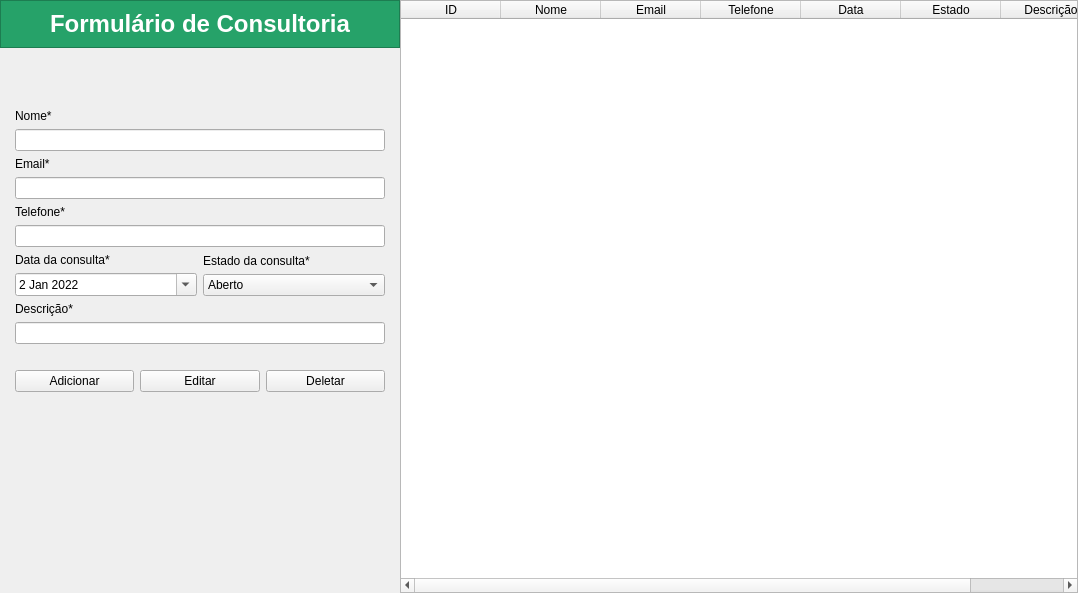
<?xml version="1.0" encoding="UTF-8"?>
<ui version="4.0">
 <class>MainWindow</class>
 <widget class="QMainWindow" name="MainWindow">
  <property name="geometry">
   <rect>
    <x>0</x>
    <y>0</y>
    <width>1078</width>
    <height>593</height>
   </rect>
  </property>
  <property name="windowTitle">
   <string>MainWindow</string>
  </property>
  <widget class="QWidget" name="centralwidget">
   <layout class="QHBoxLayout" name="horizontalLayout_3">
    <property name="spacing">
     <number>0</number>
    </property>
    <property name="leftMargin">
     <number>0</number>
    </property>
    <property name="topMargin">
     <number>0</number>
    </property>
    <property name="rightMargin">
     <number>0</number>
    </property>
    <property name="bottomMargin">
     <number>0</number>
    </property>
    <item>
     <widget class="QFrame" name="frame">
      <property name="minimumSize">
       <size>
        <width>400</width>
        <height>0</height>
       </size>
      </property>
      <property name="maximumSize">
       <size>
        <width>400</width>
        <height>16777215</height>
       </size>
      </property>
      <property name="frameShape">
       <enum>QFrame::NoFrame</enum>
      </property>
      <property name="frameShadow">
       <enum>QFrame::Raised</enum>
      </property>
      <layout class="QVBoxLayout" name="verticalLayout_5">
       <property name="leftMargin">
        <number>0</number>
       </property>
       <property name="topMargin">
        <number>0</number>
       </property>
       <property name="rightMargin">
        <number>0</number>
       </property>
       <property name="bottomMargin">
        <number>0</number>
       </property>
       <item>
        <widget class="QFrame" name="frame_2">
         <property name="styleSheet">
          <string notr="true">background-color: rgb(38, 162, 105);
color: rgb(255, 255, 255);</string>
         </property>
         <property name="frameShape">
          <enum>QFrame::StyledPanel</enum>
         </property>
         <property name="frameShadow">
          <enum>QFrame::Raised</enum>
         </property>
         <layout class="QVBoxLayout" name="verticalLayout">
          <item>
           <widget class="QLabel" name="label">
            <property name="font">
             <font>
              <pointsize>18</pointsize>
              <weight>75</weight>
              <bold>true</bold>
             </font>
            </property>
            <property name="text">
             <string>Formulário de Consultoria</string>
            </property>
            <property name="alignment">
             <set>Qt::AlignCenter</set>
            </property>
           </widget>
          </item>
         </layout>
        </widget>
       </item>
       <item>
        <spacer name="verticalSpacer">
         <property name="orientation">
          <enum>Qt::Vertical</enum>
         </property>
         <property name="sizeType">
          <enum>QSizePolicy::Fixed</enum>
         </property>
         <property name="sizeHint" stdset="0">
          <size>
           <width>20</width>
           <height>40</height>
          </size>
         </property>
        </spacer>
       </item>
       <item>
        <widget class="QFrame" name="frame_3">
         <property name="frameShape">
          <enum>QFrame::NoFrame</enum>
         </property>
         <property name="frameShadow">
          <enum>QFrame::Raised</enum>
         </property>
         <layout class="QVBoxLayout" name="verticalLayout_4">
          <property name="leftMargin">
           <number>15</number>
          </property>
          <property name="topMargin">
           <number>15</number>
          </property>
          <property name="rightMargin">
           <number>15</number>
          </property>
          <property name="bottomMargin">
           <number>15</number>
          </property>
          <item>
           <widget class="QLabel" name="label_2">
            <property name="text">
             <string>Nome*</string>
            </property>
           </widget>
          </item>
          <item>
           <widget class="QLineEdit" name="nome"/>
          </item>
          <item>
           <widget class="QLabel" name="label_3">
            <property name="text">
             <string>Email*</string>
            </property>
           </widget>
          </item>
          <item>
           <widget class="QLineEdit" name="email"/>
          </item>
          <item>
           <widget class="QLabel" name="label_4">
            <property name="text">
             <string>Telefone*</string>
            </property>
           </widget>
          </item>
          <item>
           <widget class="QLineEdit" name="telefone"/>
          </item>
          <item>
           <layout class="QHBoxLayout" name="horizontalLayout">
            <item>
             <layout class="QVBoxLayout" name="verticalLayout_2">
              <item>
               <widget class="QLabel" name="label_5">
                <property name="text">
                 <string>Data da consulta*</string>
                </property>
               </widget>
              </item>
              <item>
               <widget class="QDateEdit" name="data">
                <property name="maximumDateTime">
                 <datetime>
                  <hour>23</hour>
                  <minute>59</minute>
                  <second>59</second>
                  <year>2025</year>
                  <month>12</month>
                  <day>31</day>
                 </datetime>
                </property>
                <property name="minimumDateTime">
                 <datetime>
                  <hour>0</hour>
                  <minute>0</minute>
                  <second>0</second>
                  <year>2022</year>
                  <month>1</month>
                  <day>2</day>
                 </datetime>
                </property>
                <property name="calendarPopup">
                 <bool>true</bool>
                </property>
               </widget>
              </item>
             </layout>
            </item>
            <item>
             <layout class="QVBoxLayout" name="verticalLayout_3">
              <item>
               <widget class="QLabel" name="label_6">
                <property name="text">
                 <string>Estado da consulta*</string>
                </property>
               </widget>
              </item>
              <item>
               <widget class="QComboBox" name="estado">
                <item>
                 <property name="text">
                  <string>Aberto</string>
                 </property>
                </item>
                <item>
                 <property name="text">
                  <string>Fechado</string>
                 </property>
                </item>
               </widget>
              </item>
             </layout>
            </item>
           </layout>
          </item>
          <item>
           <widget class="QLabel" name="label_7">
            <property name="text">
             <string>Descrição*</string>
            </property>
           </widget>
          </item>
          <item>
           <widget class="QLineEdit" name="descricao"/>
          </item>
          <item>
           <layout class="QHBoxLayout" name="horizontalLayout_2">
            <property name="topMargin">
             <number>20</number>
            </property>
            <item>
             <widget class="QPushButton" name="addBtn">
              <property name="text">
               <string>Adicionar</string>
              </property>
             </widget>
            </item>
            <item>
             <widget class="QPushButton" name="editBtn">
              <property name="text">
               <string>Editar</string>
              </property>
             </widget>
            </item>
            <item>
             <widget class="QPushButton" name="delBtn">
              <property name="text">
               <string>Deletar</string>
              </property>
             </widget>
            </item>
           </layout>
          </item>
         </layout>
        </widget>
       </item>
       <item>
        <spacer name="verticalSpacer_2">
         <property name="orientation">
          <enum>Qt::Vertical</enum>
         </property>
         <property name="sizeHint" stdset="0">
          <size>
           <width>20</width>
           <height>40</height>
          </size>
         </property>
        </spacer>
       </item>
      </layout>
     </widget>
    </item>
    <item>
     <widget class="QTableWidget" name="tabela">
      <property name="selectionBehavior">
       <enum>QAbstractItemView::SelectRows</enum>
      </property>
      <column>
       <property name="text">
        <string>ID</string>
       </property>
      </column>
      <column>
       <property name="text">
        <string>Nome</string>
       </property>
      </column>
      <column>
       <property name="text">
        <string>Email</string>
       </property>
      </column>
      <column>
       <property name="text">
        <string>Telefone</string>
       </property>
      </column>
      <column>
       <property name="text">
        <string>Data</string>
       </property>
      </column>
      <column>
       <property name="text">
        <string>Estado</string>
       </property>
      </column>
      <column>
       <property name="text">
        <string>Descrição</string>
       </property>
      </column>
     </widget>
    </item>
   </layout>
  </widget>
 </widget>
 <resources/>
 <connections/>
</ui>
